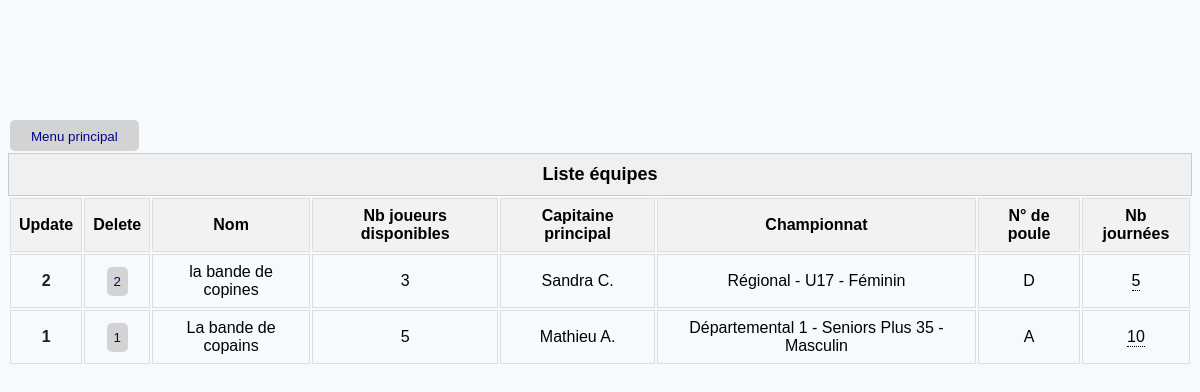
The page /teams on the database its author committed.
### TennisModel.py (models this page shows, shortened)
class Team(db.Model):
    __tablename__ = 'team'
    id = db.Column(db.Integer, primary_key=True, autoincrement=True)
    name = db.Column(db.String(20), unique=True, nullable=False)
    captainId = db.Column(db.Integer, db.ForeignKey('player.id'))
    poolId = db.Column(db.Integer, db.ForeignKey('pool.id'))
    players = relationship('Player', secondary=player_team_association, back_populates='teams')  # Correction ici
    @property
    def championship_name(self):
        return self.pool.championship.name if self.pool else None
    @property
    def match_days(self):
        return Matchday.query.filter_by(poolId=self.poolId).all()
    @property
    def pool(self):
        return Pool.query.get(self.poolId) if self.poolId else None
    @property
    def captainName(self):
        is_captain = [p for p in self.players if p.id == self.captainId]
        return is_captain[0].name if is_captain else None

class License(db.Model):
    __tablename__ = 'license'
    id = db.Column(db.Integer, primary_key=True)
    firstName = db.Column(db.String(20), nullable=False)
    lastName = db.Column(db.String(20), nullable=False)
    letter = db.Column(db.String(1), nullable=False)
    year = db.Column(db.Integer, nullable=False)  # Année de la licence
    gender = db.Column(db.Integer, nullable=False)  # Champ masculin/féminin (0 pour masculin, 1 pour féminin, 2 pour mixte)
    rankingId = db.Column(db.Integer, ForeignKey('ranking.id'), nullable=False)
    ranking = relationship('Ranking', foreign_keys=[rankingId], back_populates='license')
    rankings = relationship('Ranking', back_populates='license', foreign_keys=[rankingId])
    players = relationship('Player', back_populates='license')

class Championship(db.Model):
    __tablename__ = 'championship'
    id = db.Column(db.Integer, primary_key=True)
    startDate = db.Column(db.Date, nullable=False)
    endDate = db.Column(db.Date, nullable=False)
    singlesCount = db.Column(db.Integer, nullable=False)
    doublesCount = db.Column(db.Integer, nullable=False)
    divisionId = db.Column(db.Integer, db.ForeignKey('division.id'))  # Ajout de la clé étrangère vers la division
    division = relationship('Division')  # Relation avec la division
    pools = relationship('Pool', back_populates='championship')  # Relation avec les poules du championnat
    @property
    def name(self):
        division = Division.query.get(self.divisionId)
        return f'{division.name}'

class Division(db.Model):
    __tablename__ = 'division'
    id = db.Column(db.Integer, primary_key=True)
    type = db.Column(db.Integer, nullable=False)  # Champ National/Prenational/Regional/Departmental
    number = db.Column(db.Integer, nullable=True)  # Niveau de division dans la catégorie définie dans type
    gender = db.Column(db.Integer, nullable=False)  # Champ masculin/féminin (0 pour masculin, 1 pour féminin, 2 pour mixte)
    ageCategoryId = db.Column(db.Integer, db.ForeignKey('age_category.id'), nullable=False)
    ageCategory = relationship('AgeCategory')
    @property
    def name(self) -> str:
        categories = {0: 'National', 1: 'Prénational', 2: 'Régional', 3: 'Départemental'}
        gender = {0: 'Masculin', 1: 'Féminin', 2: 'Mixte'}
        level = f' {self.number}' if self.number else ''
        return f'{categories[self.type]}{level} - {self.ageCategory} - {gender[self.gender]}'

class AgeCategory(db.Model):
    __tablename__ = 'age_category'
    id = db.Column(db.Integer, primary_key=True)
    type = db.Column(db.Integer, nullable=False)  # Champ Jeunes/Seniors/Vétérans (0 pour jeunes, 1 pour seniors, 2 pour vétérans)
    minAge = db.Column(db.Integer, nullable=False)
    maxAge = db.Column(db.Integer, nullable=False)
    @property
    def name(self) -> str:
        categories = {0: 'Jeunes', 1: 'Seniors', 2: 'Seniors Plus'}
        if self.type == 0:
            return f'U{self.minAge}'
        elif self.type == 1:
            return categories[self.type]
        else:
            return f'{categories[self.type]} {self.minAge}'
    def __repr__(self):
        return f'{self.name}'

class Pool(db.Model):
    __tablename__ = 'pool'
    id = db.Column(db.Integer, primary_key=True, autoincrement=True)
    letter = db.Column(db.String(1), nullable=True)
    championshipId = db.Column(db.Integer, ForeignKey('championship.id'))
    championship = relationship('Championship', back_populates='pools')
    matchdays = relationship('Matchday', back_populates='pool')
    matches = relationship('Match', back_populates='pool')

### flask_app.py (the view)
@app.route('/teams')
def show_teams():
    teams = Team.query.order_by(desc(Team.name)).all()
    return render_template('teams.html', teams=teams)

### TennisModel.py (called while the page is built)
    @property
    def name(self):
        return f'{self.license.firstName} {self.license.lastName[0]}.'

### flask_app.py (called while the page is built)
@app.before_request
def create_tables():
    db.create_all()

### templates/teams.html (shortened to what this page needs)
{% extends 'base.html' %}
{% block main %}
<main>
    {% if teams %}
    <table class="teams">
        <caption class="table-caption">Liste équipes</caption>
        <thead>
        <tr>
            <th>Update</th>
            <th>Delete</th>
            <th>Nom</th>
            <th>Nb joueurs disponibles</th>
            <th>Capitaine principal</th>
            <th>Championnat</th>
            <th>N° de poule</th>
            <th>Nb journées</th>
        </tr>
        </thead>
        {% for team in teams %}
        <tr>
            <td><a href="{{ url_for('update_team', id=team.id) }}">{{team.id}}</a></td>
            <td><button onclick="confirmDelete({{ team.id }})">{{team.id}}</button></td>
            <td>{{ team.name }}</td>
            <td>{{ team.players|length }}</td>
            <td>{{ team.captainName or 'Pas de capitaine défini!' }}</td>
            <td>{{ team.championship_name }}</td>
            <td>{{ team.pool.letter or 'Pas de poule définie!' }}</td>
            <td>
                <div class="tooltip" onclick="toggleTooltip(this)">
                    {{ team.match_days|length}}
                </div>
            </td>
        </tr>
        {% endfor %}
    </table>
    {% else %}
    <p style="font-size: 16px; text-align: center;">Pas d'équipe enregistrée ✌️</p>
    {% endif %}
</main>
{% endblock main %}

### static/css/style.css (style rules this page uses)
body { background-color: #F7FAFC; justify-content: center; margin-top: 10%; font-family: Arial, Helvetica, sans-serif; }
a { color: #1E1E2D; font-size: 16px; font-weight: 600; text-decoration: none; }
button { color: darkblue; background-color: lightgray; padding: 7px; border: none; border-radius: 5px; border-collapse: collapse; }
main { display: grid; justify-items: center; }
th, td { border: 1px solid #ddd; padding: 8px; text-align: center; }
th { background-color: #f2f2f2; }
.table-caption { font-weight: bold; font-size: 18px; padding: 10px; border: 1px solid #ccc; background-color: #f0f0f0; }
.tooltip { position: relative; display: inline-block; border-bottom: 1px dotted black; }

### rows shown on the page
Team: id "2", name "la bande de copines", players|length "3", captainId.lastName "Sandra C.", championship_name "Régional - U17 - Féminin", pool "D", match_days|length "5"
Team: id "1", name "La bande de copains", players|length "5", captainId.lastName "Mathieu A.", championship_name "Départemental 1 - Seniors Plus 35 - Masculin", pool "A", match_days|length "10"
